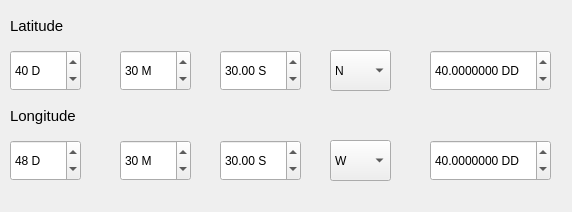
<?xml version="1.0" encoding="UTF-8"?>
<ui version="4.0">
 <class>LatLongcalcDialogBase</class>
 <widget class="QDialog" name="LatLongcalcDialogBase">
  <property name="geometry">
   <rect>
    <x>0</x>
    <y>0</y>
    <width>572</width>
    <height>212</height>
   </rect>
  </property>
  <property name="windowTitle">
   <string>Latitude / Longitude Calculcator</string>
  </property>
  <widget class="QLabel" name="label">
   <property name="geometry">
    <rect>
     <x>10</x>
     <y>10</y>
     <width>71</width>
     <height>31</height>
    </rect>
   </property>
   <property name="font">
    <font>
     <pointsize>11</pointsize>
    </font>
   </property>
   <property name="text">
    <string>Latitude</string>
   </property>
  </widget>
  <widget class="QSpinBox" name="spbLatD">
   <property name="geometry">
    <rect>
     <x>10</x>
     <y>50</y>
     <width>71</width>
     <height>41</height>
    </rect>
   </property>
   <property name="suffix">
    <string> D</string>
   </property>
   <property name="maximum">
    <number>90</number>
   </property>
   <property name="value">
    <number>40</number>
   </property>
  </widget>
  <widget class="QSpinBox" name="spbLatM">
   <property name="geometry">
    <rect>
     <x>120</x>
     <y>50</y>
     <width>71</width>
     <height>41</height>
    </rect>
   </property>
   <property name="suffix">
    <string> M</string>
   </property>
   <property name="maximum">
    <number>59</number>
   </property>
   <property name="value">
    <number>30</number>
   </property>
  </widget>
  <widget class="QDoubleSpinBox" name="spbLatS">
   <property name="geometry">
    <rect>
     <x>220</x>
     <y>50</y>
     <width>81</width>
     <height>41</height>
    </rect>
   </property>
   <property name="prefix">
    <string/>
   </property>
   <property name="suffix">
    <string> S</string>
   </property>
   <property name="maximum">
    <double>59.990000000000002</double>
   </property>
   <property name="value">
    <double>30.000000000000000</double>
   </property>
  </widget>
  <widget class="QComboBox" name="cmbLatH">
   <property name="geometry">
    <rect>
     <x>330</x>
     <y>50</y>
     <width>61</width>
     <height>41</height>
    </rect>
   </property>
   <property name="currentText">
    <string>N</string>
   </property>
   <item>
    <property name="text">
     <string>N</string>
    </property>
   </item>
   <item>
    <property name="text">
     <string>S</string>
    </property>
   </item>
  </widget>
  <widget class="QDoubleSpinBox" name="spbLatDD">
   <property name="geometry">
    <rect>
     <x>430</x>
     <y>50</y>
     <width>121</width>
     <height>41</height>
    </rect>
   </property>
   <property name="suffix">
    <string> DD</string>
   </property>
   <property name="decimals">
    <number>7</number>
   </property>
   <property name="minimum">
    <double>-9000000000000.000000000000000</double>
   </property>
   <property name="maximum">
    <double>90.000000000000000</double>
   </property>
   <property name="singleStep">
    <double>0.001000000000000</double>
   </property>
   <property name="value">
    <double>40.000000000000000</double>
   </property>
  </widget>
  <widget class="QComboBox" name="cmbLngH">
   <property name="geometry">
    <rect>
     <x>330</x>
     <y>140</y>
     <width>61</width>
     <height>41</height>
    </rect>
   </property>
   <property name="currentText">
    <string>W</string>
   </property>
   <item>
    <property name="text">
     <string>W</string>
    </property>
   </item>
   <item>
    <property name="text">
     <string>E</string>
    </property>
   </item>
  </widget>
  <widget class="QLabel" name="label_2">
   <property name="geometry">
    <rect>
     <x>10</x>
     <y>100</y>
     <width>91</width>
     <height>31</height>
    </rect>
   </property>
   <property name="font">
    <font>
     <pointsize>11</pointsize>
    </font>
   </property>
   <property name="text">
    <string>Longitude</string>
   </property>
  </widget>
  <widget class="QDoubleSpinBox" name="spbLngS">
   <property name="geometry">
    <rect>
     <x>220</x>
     <y>140</y>
     <width>81</width>
     <height>41</height>
    </rect>
   </property>
   <property name="prefix">
    <string/>
   </property>
   <property name="suffix">
    <string> S</string>
   </property>
   <property name="maximum">
    <double>59.990000000000002</double>
   </property>
   <property name="value">
    <double>30.000000000000000</double>
   </property>
  </widget>
  <widget class="QSpinBox" name="spbLngD">
   <property name="geometry">
    <rect>
     <x>10</x>
     <y>140</y>
     <width>71</width>
     <height>41</height>
    </rect>
   </property>
   <property name="suffix">
    <string> D</string>
   </property>
   <property name="maximum">
    <number>180</number>
   </property>
   <property name="value">
    <number>48</number>
   </property>
  </widget>
  <widget class="QSpinBox" name="spbLngM">
   <property name="geometry">
    <rect>
     <x>120</x>
     <y>140</y>
     <width>71</width>
     <height>41</height>
    </rect>
   </property>
   <property name="suffix">
    <string> M</string>
   </property>
   <property name="maximum">
    <number>59</number>
   </property>
   <property name="value">
    <number>30</number>
   </property>
  </widget>
  <widget class="QDoubleSpinBox" name="spbLatDD_2">
   <property name="geometry">
    <rect>
     <x>430</x>
     <y>140</y>
     <width>121</width>
     <height>41</height>
    </rect>
   </property>
   <property name="suffix">
    <string> DD</string>
   </property>
   <property name="decimals">
    <number>7</number>
   </property>
   <property name="minimum">
    <double>-180.000000000000000</double>
   </property>
   <property name="maximum">
    <double>180.000000000000000</double>
   </property>
   <property name="singleStep">
    <double>0.001000000000000</double>
   </property>
   <property name="value">
    <double>40.000000000000000</double>
   </property>
  </widget>
 </widget>
 <resources/>
 <connections/>
</ui>
